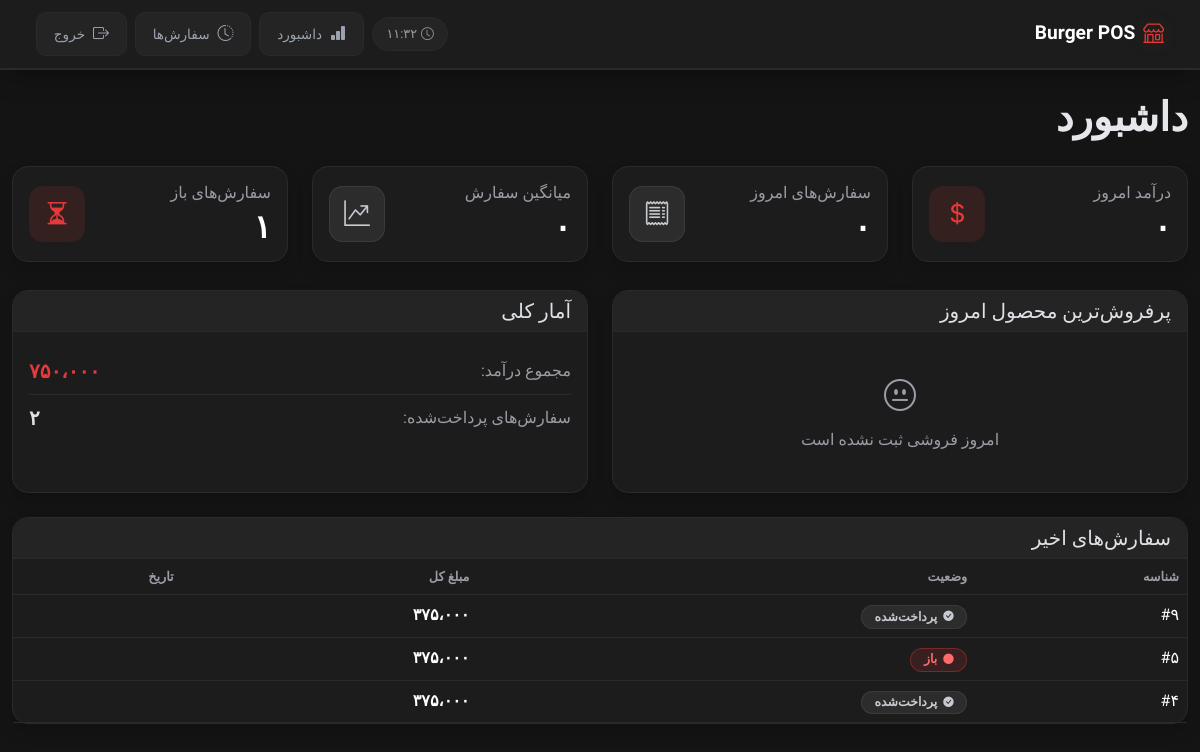
The page /dashboard/ (signed in) on the database as committed earlier.
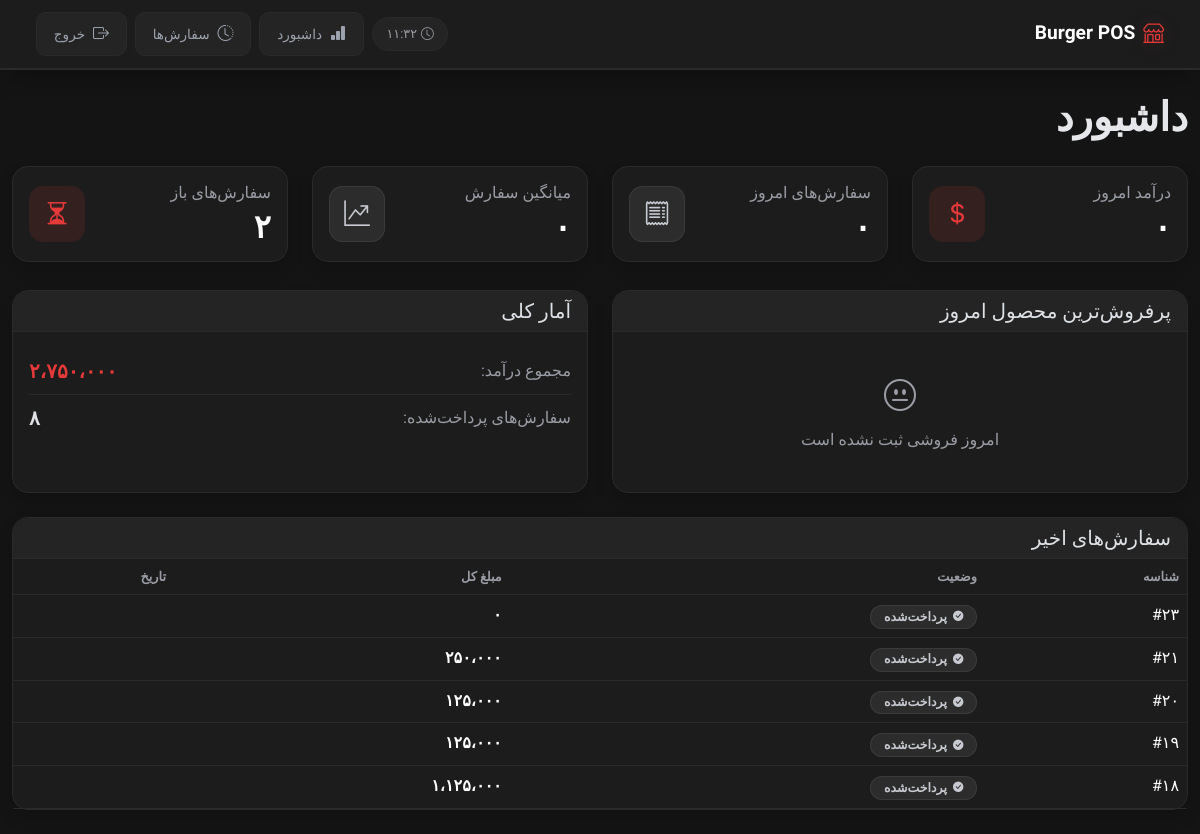
The same page on the database as committed later.
### menu/models.py (models this page shows, shortened)
class Order(models.Model):
    STATUS_CHOICES=[
        ('draft', 'draft'),
        ('open', 'open'),
        ('paid', 'paid'),
        ('cancelled', 'cancelled'),
    ]
    user = models.ForeignKey(get_user_model(), on_delete=models.CASCADE)
    created_at = models.DateTimeField(auto_now_add=True)
    total_price = models.PositiveIntegerField(default=0)
    status = models.CharField(max_length=10, choices=STATUS_CHOICES, default='draft')

### menu/views.py (the view)
# urls.py: path('dashboard/', DashboardView.as_view(), name='dashboard'),
class DashboardView(LoginRequiredMixin, UserPassesTestMixin, TemplateView):
    template_name = "menu/dashboard.html"
    def test_func(self):
        return self.request.user.is_superuser
    def get_context_data(self, **kwargs):
        context = super().get_context_data(**kwargs)
        today = date.today()
        today_paid_orders = Order.objects.filter(
            status="paid",
            created_at__date=today
        )
        today_stats = today_paid_orders.aggregate(
            total=Sum("total_price"),
            count=Count("id"),
            avg=Avg("total_price"),
        )
        total_sales_today = today_stats["total"] or 0
        total_orders_today = today_stats["count"]
        average_order_today = int(today_stats["avg"] or 0)
        best_seller_today = (
            Product.objects.filter(
                orderitem__order__status="paid",
                orderitem__order__created_at__date=today
            )
            .annotate(total_sold=Sum("orderitem__quantity"))
            .order_by("-total_sold")
            .first()
        )
        all_time_stats = Order.objects.filter(status="paid").aggregate(
            total=Sum("total_price"),
            count=Count("id"),
        )
        total_sales_all = all_time_stats["total"] or 0
        total_paid_orders = all_time_stats["count"]
        open_orders = Order.objects.filter(status="open").count()
        recent_orders = (
            Order.objects.filter(status__in=["open", "paid"])
            .select_related("user")
            .order_by("-created_at")[:5]
        )
        context.update({
            "total_sales_today": total_sales_today,
            "total_orders_today": total_orders_today,
            "average_order_today": average_order_today,
            "best_seller_today": best_seller_today,
            "total_sales_all": total_sales_all,
            "total_paid_orders": total_paid_orders,
            "open_orders": open_orders,
            "recent_orders": recent_orders,
        })
        return context

### menu/templatetags/custom_filters.py (called while the page is built)
@register.filter
def persian_number(value):
    value = intcomma(value, False)
    en = '0123456789,'
    fa = '۰۱۲۳۴۵۶۷۸۹،'
    return str(value).translate(
        str.maketrans(en, fa)
    )

@register.filter
def to_jalali(value, format_string='%Y/%m/%d - %H:%M'):
    if not value:
        return ''
    jalali = jdatetime.datetime.fromgregorian(datetime=value)
    return jalali.strftime(format_string)

### menu/templates/menu/dashboard.html (shortened to what the changed rows need)
{% extends "_base.html" %}
{% load custom_filters %}
{% load i18n %}
{% block content %}
<h1 class="mb-4 fw-bold">
    {% trans "Dashboard" %}
</h1>
<div class="row g-4">
    <div class="col-md-3">
        <div class="card shadow">
            <div class="card-body">
                <div class="stat-mini">
                    <div>
                        <h2 class="stat-number text-white mb-0">
                            {{ total_sales_today|persian_number }}
                        </h2>
                    </div>
                </div>
            </div>
        </div>
    </div>
    <div class="col-md-3">
        <div class="card shadow">
            <div class="card-body">
                <div class="stat-mini">
                    <div>
                        <h2 class="stat-number text-white mb-0">
                            {{ total_orders_today|persian_number }}
                        </h2>
                    </div>
                </div>
            </div>
        </div>
    </div>
    <div class="col-md-3">
        <div class="card shadow">
            <div class="card-body">
                <div class="stat-mini">
                    <div>
                        <h2 class="stat-number text-white mb-0">
                            {{ average_order_today|persian_number }}
                        </h2>
                    </div>
                </div>
            </div>
        </div>
    </div>
    <div class="col-md-3">
        <div class="card shadow">
            <div class="card-body">
                <div class="stat-mini">
                    <div>
                        <h6 class="text-muted mb-2">
                            {% trans "Open Orders" %}
                        </h6>
                        <h2 class="stat-number text-white mb-0">
                            {{ open_orders|persian_number }}
                        </h2>
                    </div>
                </div>
            </div>
        </div>
    </div>
</div>
<div class="row g-4 mt-1">
    <div class="col-lg-6">
        <div class="card shadow h-100">
            <div class="card-body">
                <div class="d-flex justify-content-between align-items-center py-2 border-bottom" style="border-color: var(--border) !important;">
                    <span class="text-muted">{% trans "Total Revenue:" %}</span>
                    <strong class="price-tag fs-5">
                        {{ total_sales_all|persian_number }}
                    </strong>
                </div>
                <div class="d-flex justify-content-between align-items-center py-2">
                    <span class="text-muted">{% trans "Paid Orders:" %}</span>
                    <strong class="fs-5">
                        {{ total_paid_orders|persian_number }}
                    </strong>
                </div>
            </div>
        </div>
    </div>
</div>
<div class="row mt-4">
    <div class="col-12">
        <div class="card shadow">
            <div class="card-body p-0">
                <table class="table table-hover mb-0">
                    <thead>
                        <tr>
                            <th>{% trans "ID" %}</th>
                            <th>{% trans "Status" %}</th>
                            <th>{% trans "Total" %}</th>
                            <th>{% trans "Date" %}</th>
                        </tr>
                    </thead>
                    <tbody>
                        {% for order in recent_orders %}
                        <tr>
                            <td>
                                #{{ order.id|persian_number }}
                            </td>
                            <td>
                                {% if order.status == "paid" %}
                                    <span class="status-badge status-badge-paid">
                                        <i class="bi bi-check-circle-fill"></i>
                                        {% trans "Paid" %}
                                    </span>
                                {% else %}
                                    <span class="status-badge status-badge-open">
                                        <i class="bi bi-circle-fill"></i>
                                        {% trans "Open" %}
                                    </span>
                                {% endif %}
                            </td>
                            <td class="price-tag">
                                {{ order.total_price|persian_number }}
                            </td>
                            <td class="text-muted">
                            </td>
                        </tr>
                        {% endfor %}
                    </tbody>
                </table>
            </div>
        </div>
    </div>
</div>
{% endblock %}

Rows that differ between the two databases and show on the page:
no longer on this page (row unchanged): Order: id|persian_number "۹", total_price|persian_number "۳۷۵،۰۰۰"
no longer on this page (row unchanged): Order: id|persian_number "۵", total_price|persian_number "۳۷۵،۰۰۰"
no longer on this page (row unchanged): Order: id|persian_number "۴", total_price|persian_number "۳۷۵،۰۰۰"
added Order: id|persian_number "۲۳", total_price|persian_number "۰"
added Order: id|persian_number "۲۱", total_price|persian_number "۲۵۰،۰۰۰"
added Order: id|persian_number "۲۰", total_price|persian_number "۱۲۵،۰۰۰"
added Order: id|persian_number "۱۹", total_price|persian_number "۱۲۵،۰۰۰"
added Order: id|persian_number "۱۸", total_price|persian_number "۱،۱۲۵،۰۰۰"
Other text that changed with them:
{{ open_orders|persian_number }}: "۱" → "۲"
{{ total_sales_all|persian_number }}: "۷۵۰،۰۰۰" → "۲،۷۵۰،۰۰۰"
{{ total_paid_orders|persian_number }}: "۲" → "۸"
